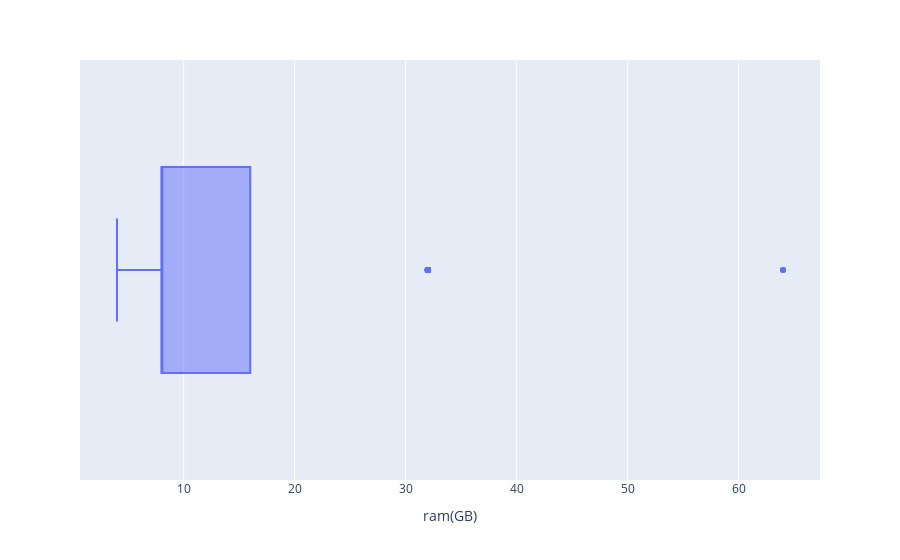

The cell this chart's notebook holds for it:
### Code cell
px.box(df,x = 'ram(GB)')

### Figure 1 — Plotly figure (JSON) as saved in the notebook; plotly's stock layout.template omitted (floating-point values rounded to 4 significant figures; data arrays with more than 128 entries replaced by an {"elided": "..."} marker saying what was removed)
{"data": [{"alignmentgroup": "True", "hovertemplate": "ram(GB)=%{x}<extra></extra>", "legendgroup": "", "marker": {"color": "#636efa"}, "name": "", "notched": false, "offsetgroup": "", "orientation": "h", "showlegend": false, "type": "box", "x": {"elided": "1014 int values"}, "x0": " ", "xaxis": "x", "y0": " ", "yaxis": "y"}], "layout": {"boxmode": "group", "legend": {"tracegroupgap": 0}, "margin": {"t": 60}, "xaxis": {"anchor": "y", "domain": [0, 1], "title": {"text": "ram(GB)"}}, "yaxis": {"anchor": "x", "domain": [0, 1]}}}
